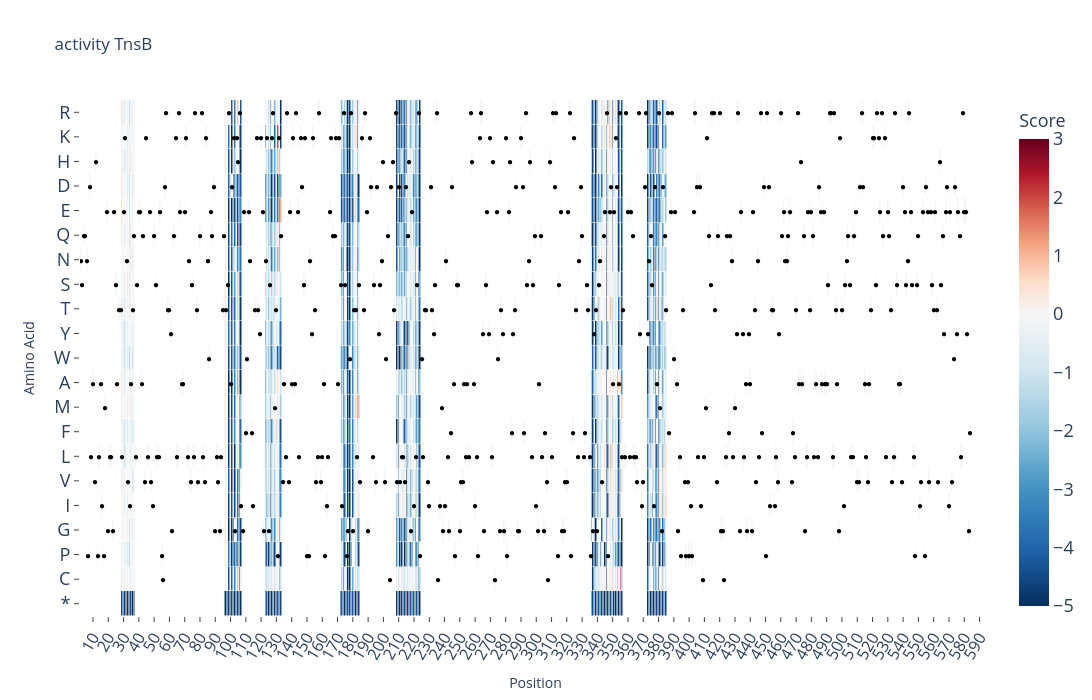

The notebook cell this image was saved under:
### Code cell
#Generate a single mutation dataframe
df_Kan_input_sm=df_Kan_input[df_Kan_input['AA_mut_list']!="WT"].copy()
df_Kan_input_sm['position'] = [int(''.join(list(i[1:-1]))) for i in df_Kan_input_sm['AA_mut_list']]
df_Kan_input_sm.replace(-np.inf, -10, inplace=True)
data_type='activity'
WT_value=0
size=(4000,700)
fig, activity, stderr_act = plot_enrichemnt_matrix(data_type, df_Kan_input_sm, AA_refSeq, True, -5, 3, size, WT_value)
fig.write_html(fig_dir + 'TnsB_heatmap_'+data_type+'.html')

### Figure 1 — Plotly figure (JSON) as saved in the notebook; plotly's stock layout.template omitted (floating-point values rounded to 4 significant figures; data arrays with more than 128 entries replaced by an {"elided": "..."} marker saying what was removed)
{"data": [{"colorbar": {"tickfont": {"size": 18}, "title": {"font": {"size": 18}, "text": "Score"}}, "colorscale": {"elided": "256x2 mixed values"}, "customdata": {"elided": "21x596 str values"}, "hovertemplate": "%{customdata}<extra></extra>", "text": {"elided": "21x596 str values"}, "textfont": {"color": "black", "size": 10}, "texttemplate": "%{text}", "type": "heatmap", "x": {"elided": "596 int values"}, "xgap": 0.5, "y": ["*", "C", "P", "G", "I", "V", "L", "F", "M", "A", "W", "Y", "T", "S", "N", "Q", "E", "D", "H", "K", "R"], "ygap": 0.5, "z": {"elided": "21x596 float values"}, "zmax": 3, "zmin": -5}], "layout": {"height": 700, "plot_bgcolor": "rgba(0,0,0,0)", "title": {"text": "activity TnsB"}, "width": 4000, "xaxis": {"dtick": 10, "showticklabels": true, "tickangle": -60, "tickfont": {"size": 16}, "ticks": "outside", "title": {"text": "Position"}}, "yaxis": {"showticklabels": true, "tickfont": {"size": 18}, "ticks": "outside", "title": {"text": "Amino Acid"}}}}
